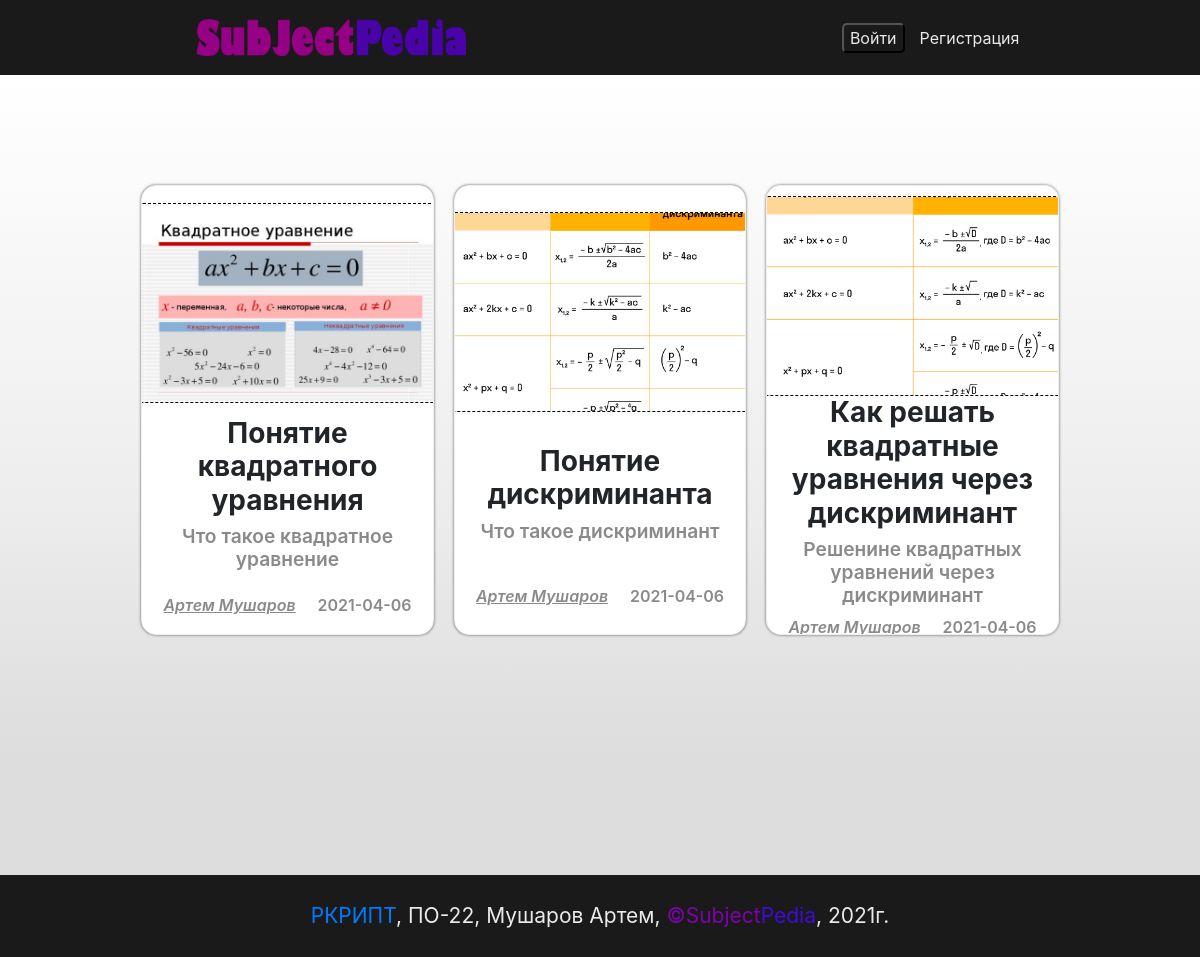
The app's page /php/subjects/math.php with its own data.
### tables this page shows
CREATE TABLE IF NOT EXISTS `articals` (
  `articals_id` int(11) NOT NULL AUTO_INCREMENT,
  `owner_id` int(11) NOT NULL,
  `title` varchar(255) NOT NULL,
  `pretitle` varchar(255) DEFAULT NULL,
  `main_text` text NOT NULL,
  `author` varchar(255) NOT NULL,
  `main_photo` varchar(500) DEFAULT NULL,
  `sub_id` int(11) NOT NULL,
  `Date` date NOT NULL DEFAULT '2001-01-01',
  PRIMARY KEY (`articals_id`)
);

### public_html/php/subjects/math.php (called while the page is built, shortened)
<?php
    $sub_id = 1;
    require_once "templatePHP/template.php";
?>

### public_html/php/subjects/templatePHP/template.php (the view, shortened to what this page needs)
<!DOCTYPE html>
<html lang="ru">
<head>
	<link rel="stylesheet" href="https://use.fontawesome.com/releases/v5.8.2/css/all.css">
	<link href="../../css/bootstrap.min.css" rel="stylesheet" media="screen">
	<link href="../../preloader/preloader.css" rel="stylesheet">
	<link href="templateStyle/template.css" rel="stylesheet">
</head>
<body>
<nav class="container-fluid">
    <div class="row nav-row">
            <div class="logo col-12 col-sm-8 col-md-5 col-xl-3">
                <a href="https://subpedia.ru/"><img src="../../img/logo2.png" alt=""></a>
            </div>
            <div class="reg-area">
                <div class="reg-form_nav">
                    <?php
                        if (!isset($_SESSION['user'])) {
                            echo('<button style="outline: none;" onclick=\'window.location.href=" ../index.php";\'>Войти</button>
                            <a href="../register.php">Регистрация</a>');
                        }
                        else{
                            echo('<a href="../profile.php">Мой профиль</a>');
                        }
                    ?>
                </div>
            </div>
    </div>
</nav>
<section class='container-fluid content' style="min-height: 100vh;">
<div class='row'>
<div class='col-12 contents_wrapper'>
<?php
$sql_query = "SELECT * FROM `articals` WHERE `sub_id` = $sub_id ORDER BY `articals_id`" ;
$CertainSubject = mysqli_query($connect, $sql_query);
while($fetch = $CertainSubject->fetch_assoc())
{ ?>
    <div class='content-block col-12 col-md-5 col-xl-3'>
        <a href='readArticals.php?articals_id=<?php echo($fetch['articals_id']);?>' class='content-a'></a>
        <img src='<?php echo($fetch['main_photo']);?>' class='img-content' alt="Ошибка при загрузке фотографии">
        <div class='content-title col-12'>
            <h3> <?php echo($fetch['title']); ?></h3>
            <h4><?php echo($fetch['pretitle']); ?></h4>
        </div>
        <div class='content-data col-12'>
            <span><?php echo($fetch['author']); ?></span>
            <span> <?php echo($fetch['Date']);?></span>
        </div>
    </div>
<?php  }
?>
</div>
</div>
</section>
<footer >
    <a href="">РКРИПТ</a><span>, ПО-22, Мушаров Артем, <span style="color:#8000ae;">&copy;Subject</span><span style="color:#400bd9;"d>Pedia</span>,  2021г. </span>
</footer>
</body>
</html>

### public_html/preloader/preloader.css (style rules this page uses)
body { margin: 0; }

### public_html/php/subjects/templateStyle/template.css (style rules this page uses)
.content-a { position: absolute; width: 100%; height: 100%; z-index: 999; }
.content { padding-top: 100px; padding-bottom: 25px; background: linear-gradient(180deg, #fff 0%, #eee 51%, #ddd 85%); }
.contents_wrapper { display: flex; flex-wrap: wrap; justify-content: center; }
.content-block { background-color: #fff; padding: 10px; display: grid; justify-content: center; align-items: center; max-height: 450px; min-height: 350px; overflow-y: scroll; scrollbar-width: none; overflow-x: hidden; border-radius: 15px; margin: 10px; border: 1px solid #eee; box-sizing: border-box; box-shadow: 0 0 3px rgba(0, 0, 0, 0.6); transform: scale(1); transition:transform 0.3s linear; }
.content-title { text-align: center; }
.content-title h3 { font-weight: 700; }
.content-title h4 { font-size: 1.2rem; color: rgb(138, 138, 138); font-weight: 600; }
.content-data { justify-content: space-around; display: flex; flex-wrap: wrap; }
.content-data :nth-child(1) { font-weight: 600; text-decoration: underline; font-style: italic; color: rgb(138, 138, 138); }
.content-data :nth-child(2) { font-weight: 600; color: rgb(138, 138, 138); }
.img-content { width: 300px; height: 200px; margin: auto; border-radius: 5px; border: 1px dashed #000; object-fit: cover; background-image: url(../../assets/img/fon.jpg); }
.nav-row { z-index: 99; background-color: rgb(26, 26, 26); display: flex; justify-content: space-around; align-items: center; min-height: 75px; }
.logo img { width: 100%; }
.reg-form_nav { display: flex; align-items: center; }
.reg-form_nav a { color: rgb( 234,234,237); }
.reg-form_nav button { margin-right:15px ; background: none; border: 1 solid rgb( 234,234,237); border-radius: 5px; color: rgb( 234,234,237); }
footer { text-decoration: none; font-size: 21px; padding: 25px 0; background-color: rgb(26, 26, 26); color: rgb( 234,234,237); user-select:none; text-align: center; }

### records on screen
articals: main_photo (picture), title "Понятие квадратного уравнения", pretitle "Что такое квадратное уравнение", author "Артем Мушаров", Date "2021-04-06"
articals: main_photo (picture), title "Понятие дискриминанта", pretitle "Что такое дискриминант", author "Артем Мушаров", Date "2021-04-06"
articals: main_photo (picture), title "Как решать квадратные уравнения через дискриминант", pretitle "Решенине квадратных уравнений через дискриминант", author "Артем Мушаров", Date "2021-04-06"
